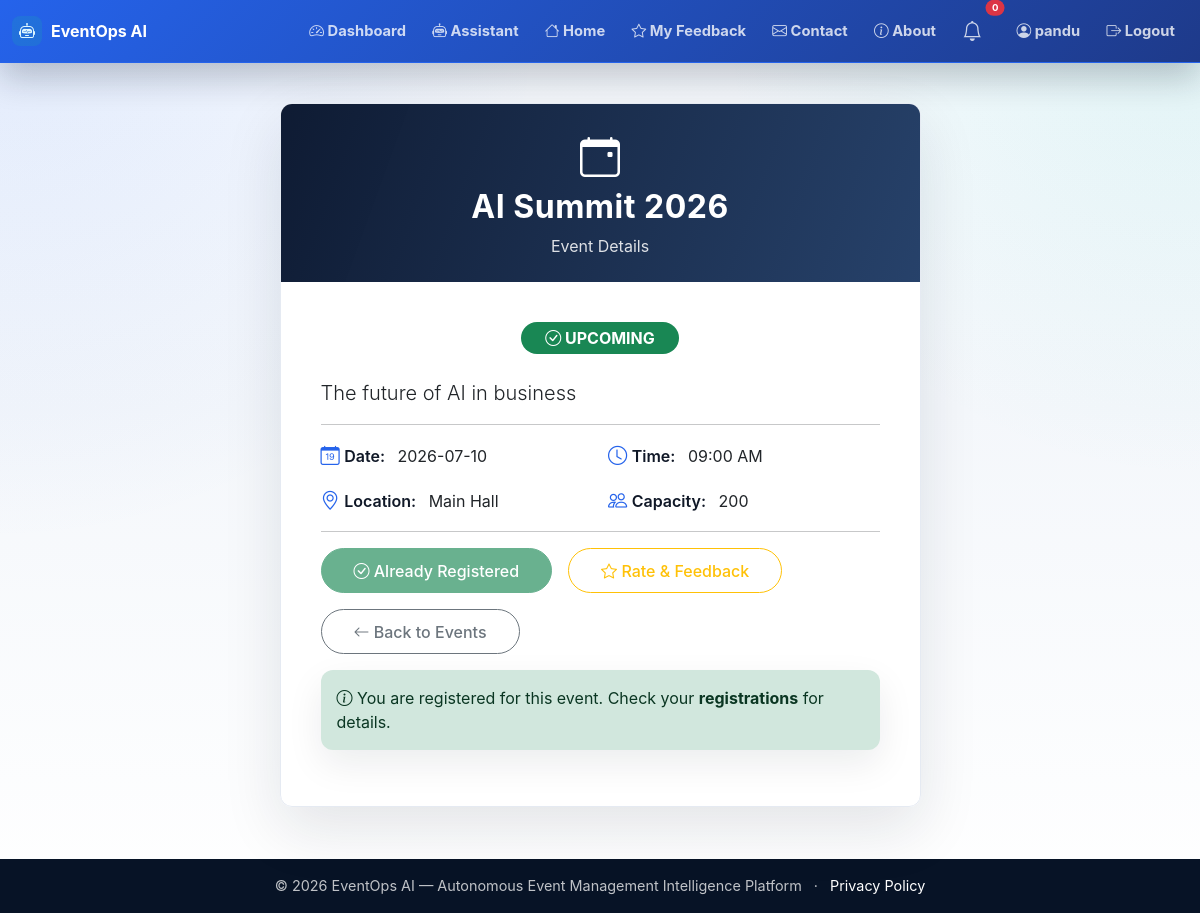
Screenshot of /event/1 (signed in) with the database file from the repository.
### app.py (models this page shows, shortened)
class User(UserMixin, db.Model):
    id = db.Column(db.Integer, primary_key=True)
    name = db.Column(db.String(100), nullable=False)
    email = db.Column(db.String(100), unique=True, nullable=False)
    password_hash = db.Column(db.String(200), nullable=False)
    role = db.Column(db.String(20), default='user')
    created_at = db.Column(db.DateTime, default=lambda: datetime.now(timezone.utc))

class Event(db.Model):
    id = db.Column(db.Integer, primary_key=True)
    title = db.Column(db.String(200), nullable=False)
    description = db.Column(db.Text)
    date = db.Column(db.String(50))
    time = db.Column(db.String(50))
    location = db.Column(db.String(200))
    capacity = db.Column(db.Integer)
    status = db.Column(db.String(20), default='upcoming')
    created_at = db.Column(db.DateTime, default=lambda: datetime.now(timezone.utc))

### app.py (the view)
@app.route('/event/<int:event_id>')
@login_required
def event_detail(event_id):
    event = Event.query.get_or_404(event_id)
    registered = Registration.query.filter_by(user_id=current_user.id, event_id=event_id).first() is not None
    return render_template('event_detail.html', event=event, registered=registered)

### app.py (called while the page is built)
@login_manager.user_loader
def load_user(user_id):
    return User.query.get(int(user_id))

### templates/event_detail.html (shortened to what this page needs)
{% extends "base.html" %}
{% block content %}
<div class="detail-wrapper">
    <div class="container">
        <div class="row justify-content-center">
            <div class="col-lg-8 col-xl-7">
                <div class="card detail-card">
                    <div class="card-header">
                        <i class="bi bi-calendar-event"></i>
                        <h2>{{ event.title }}</h2>
                        <p class="mb-0" style="opacity:0.85;">Event Details</p>
                    </div>
                    <div class="card-body">
                        <div class="text-center mb-4">
                            <span class="badge status-badge bg-{{ 'success' if event.status == 'upcoming' else 'warning' if event.status == 'ongoing' else 'secondary' }}">
                                <i class="bi bi-{{ 'check-circle' if event.status == 'upcoming' else 'clock' if event.status == 'ongoing' else 'x-circle' }}"></i>
                                {{ event.status|upper }}
                            </span>
                        </div>
                        <p class="lead">{{ event.description }}</p>
                        <hr>
                        <div class="row g-3">
                            <div class="col-sm-6">
                                <i class="bi bi-calendar-date detail-icon"></i>
                                <span class="detail-label">Date:</span> {{ event.date }}
                            </div>
                            <div class="col-sm-6">
                                <i class="bi bi-clock detail-icon"></i>
                                <span class="detail-label">Time:</span> {{ event.time }}
                            </div>
                            <div class="col-sm-6">
                                <i class="bi bi-geo-alt detail-icon"></i>
                                <span class="detail-label">Location:</span> {{ event.location }}
                            </div>
                            <div class="col-sm-6">
                                <i class="bi bi-people detail-icon"></i>
                                <span class="detail-label">Capacity:</span> {{ event.capacity }}
                            </div>
                        </div>
                        <hr>
                        <div class="action-buttons d-flex flex-wrap gap-3 mt-3">
                            {% if registered %}
                                <span class="btn btn-success disabled">
                                    <i class="bi bi-check-circle"></i> Already Registered
                                </span>
                            {% elif event.status == 'upcoming' %}
                                <a href="{{ url_for('user_register_event') }}" class="btn btn-primary">
                                    <i class="bi bi-person-plus"></i> Register Now
                                </a>
                            {% else %}
                                <span class="btn btn-secondary disabled">
                                    <i class="bi bi-x-circle"></i> Registration Closed
                                </span>
                            {% endif %}
                            <a href="{{ url_for('feedback', event_id=event.id) }}" class="btn btn-outline-warning">
                                <i class="bi bi-star"></i> Rate & Feedback
                            </a>
                            <a href="{{ url_for('browse_events') }}" class="btn btn-outline-secondary">
                                <i class="bi bi-arrow-left"></i> Back to Events
                            </a>
                        </div>
                        {% if registered %}
                        <div class="alert alert-success mt-3">
                            <i class="bi bi-info-circle"></i> You are registered for this event. Check your <a href="{{ url_for('user_my_registrations') }}" class="alert-link">registrations</a> for details.
                        </div>
                        {% endif %}
                    </div>
                </div>
            </div>
        </div>
    </div>
</div>
{% endblock %}

### templates/base.html (shortened to what this page needs)
<!DOCTYPE html>
<html lang="en">
<head>
<link href="https://cdn.jsdelivr.net/npm/bootstrap@5.3.0/dist/css/bootstrap.min.css" rel="stylesheet">
<link rel="stylesheet" href="https://cdn.jsdelivr.net/npm/bootstrap-icons@1.11.0/font/bootstrap-icons.css">
<link rel="stylesheet" href="{{ url_for('static', filename='css/style.css') }}">
</head>
<body>
<nav class="navbar navbar-expand-lg navbar-dark bg-primary shadow-sm">
<div class="container-fluid">
<a class="navbar-brand fw-bold" href="{{ url_for('index') }}">
<i class="bi bi-robot"></i>EventOps AI
</a>
<div class="collapse navbar-collapse" id="navbarNav">
<ul class="navbar-nav ms-auto align-items-lg-center">
                    {% if current_user.is_authenticated %}
<li class="nav-item">
<a class="nav-link" href="{{ url_for('dashboard') }}">
<i class="bi bi-speedometer2"></i> Dashboard
</a>
</li>
<li class="nav-item">
<a class="nav-link" href="{{ url_for('assistant_page') }}">
<i class="bi bi-robot"></i> Assistant
</a>
</li>
<li class="nav-item">
<a class="nav-link" href="{{ url_for('index') }}">
<i class="bi bi-house"></i> Home
</a>
</li>
<li class="nav-item">
<a class="nav-link" href="{{ url_for('feedback_list') }}">
<i class="bi bi-star"></i> My Feedback
</a>
</li>
<li class="nav-item">
<a class="nav-link" href="{{ url_for('contact') }}">
<i class="bi bi-envelope"></i> Contact
</a>
</li>
<li class="nav-item">
<a class="nav-link" href="{{ url_for('about') }}">
<i class="bi bi-info-circle"></i> About
</a>
</li>
<li class="nav-item position-relative me-2">
<a class="nav-link" href="#" title="Notifications" data-bs-toggle="dropdown">
<i class="bi bi-bell fs-5"></i>
<span class="position-absolute top-0 start-100 translate-middle badge rounded-pill bg-danger" style="font-size:0.6rem;">
                                    0
</span>
</a>
</li>
<li class="nav-item">
<a class="nav-link" href="{{ url_for('profile') }}">
<i class="bi bi-person-circle"></i> {{ current_user.name }}
</a>
</li>
<li class="nav-item">
<a class="nav-link" href="{{ url_for('logout') }}">
<i class="bi bi-box-arrow-right"></i> Logout
</a>
</li>
                    {% endif %}
</ul>
</div>
</div>
</nav>
<main class="container-fluid py-4">
        {% block content %}{% endblock %}
</main>
<footer class="footer bg-dark text-white py-3 mt-4">
<div class="container text-center">
<span>© 2026 EventOps AI — Autonomous Event Management Intelligence Platform</span>
<span class="mx-2" aria-hidden="true">·</span>
<a class="text-white" href="{{ url_for('privacy') }}">Privacy Policy</a>
</div>
</footer>
</body>
</html>

### static/css/style.css (style rules this page uses)
:root { --eo-ink: #101827; --eo-muted: #667085; --eo-bg: #f4f7fb; --eo-surface: #ffffff; --eo-line: #e5eaf2; --eo-navy: #071326; --eo-blue: #2563eb; --eo-indigo: #1e3a8a; --eo-teal: #14b8a6; --eo-amber: #f59e0b; --eo-rose: #e11d48; --eo-shadow: 0 22px 60px rgba(15, 23, 42, 0.11); --eo-soft-shadow: 0 14px 36px rgba(15, 23, 42, 0.08); }
* { letter-spacing: 0; }
html { scroll-behavior: smooth; }
body { min-height: 100vh; color: var(--eo-ink); background: radial-gradient(circle at top left, rgba(37, 99, 235, 0.10), transparent 34rem), radial-gradient(circle at top right, rgba(20, 184, 166, 0.10), transparent 30rem), linear-gradient(180deg, #f8fbff 0%, var(--eo-bg) 45%, #ffffff 100%); font-family: "Inter", "Segoe UI", system-ui, -apple-system, BlinkMacSystemFont, sans-serif; }
a { text-decoration: none; }
.navbar { min-height: 60px; border-bottom: 1px solid rgba(255, 255, 255, 0.12); background: linear-gradient(90deg, rgba(7, 19, 38, 0.98), rgba(15, 45, 90, 0.96)) !important; box-shadow: 0 14px 34px rgba(7, 19, 38, 0.24) !important; }
.navbar .container-fluid { width: min(1240px, calc(100% - 24px)); margin: 0 auto; padding-left: 0; padding-right: 0; }
.navbar-brand { display: inline-flex; align-items: center; gap: 9px; font-size: 1rem; }
.navbar-brand i { display: inline-flex; width: 30px; height: 30px; align-items: center; justify-content: center; border-radius: 8px; color: #dff7ff; background: rgba(20, 184, 166, 0.18); }
.navbar-dark .navbar-nav .nav-link { border-radius: 999px; color: rgba(255, 255, 255, 0.78); font-size: 0.92rem; font-weight: 650; padding: 0.5rem 0.82rem; transition: background 0.2s ease, color 0.2s ease, transform 0.2s ease; }
main.container-fluid { width: min(1240px, calc(100% - 24px)); min-height: calc(100vh - 138px); margin: 0 auto; padding: 24px 0 0 !important; }
.alert { border: 0; border-radius: 12px; box-shadow: var(--eo-soft-shadow); }
.dropdown-menu, .modal-content, .list-group-item, .table, .card { border-color: var(--eo-line) !important; }
.card { border-radius: 12px !important; background: rgba(255, 255, 255, 0.96); box-shadow: var(--eo-soft-shadow); }
.btn { border-radius: 999px; font-weight: 750; box-shadow: none !important; }
.btn-primary, .bg-primary { background: linear-gradient(135deg, var(--eo-blue), var(--eo-indigo)) !important; border-color: var(--eo-blue) !important; }
.footer { margin-top: 36px !important; background: #071326 !important; color: rgba(255, 255, 255, 0.74) !important; font-size: 0.9rem; }

### templates/event_detail.html (style rules this page uses)
.detail-wrapper { min-height: 80vh; background: linear-gradient(145deg, #f0f4ff 0%, #e6edf7 100%); padding: 2rem 0; }
.detail-card { border: none; border-radius: 2rem; background: rgba(255, 255, 255, 0.85); backdrop-filter: blur(10px); box-shadow: 0 20px 60px rgba(13, 110, 253, 0.15); transition: transform 0.3s ease; overflow: hidden; }
.detail-card .card-header { background: linear-gradient(135deg, #0d6efd, #6610f2); color: white; padding: 1.5rem 2rem; border: none; text-align: center; }
.detail-card .card-header h2 { font-weight: 700; letter-spacing: 0.5px; }
.detail-card .card-header i { font-size: 2.5rem; margin-bottom: 0.3rem; }
.detail-card .card-body { padding: 2.5rem 2.5rem; }
.status-badge { font-size: 1rem; padding: 0.5rem 1.5rem; border-radius: 30px; }
.detail-icon { color: #0d6efd; width: 1.8rem; font-size: 1.2rem; text-align: center; }
.detail-label { font-weight: 600; color: #495057; margin-right: 0.5rem; }
.action-buttons .btn { border-radius: 50px; padding: 0.6rem 2rem; font-weight: 500; transition: all 0.2s ease; }
.detail-wrapper { background: transparent; padding: 1rem 0; }
.detail-card { border: 1px solid var(--eo-line); border-radius: 20px; background: rgba(255, 255, 255, 0.96); box-shadow: var(--eo-shadow); }
.detail-card .card-header { background: linear-gradient(110deg, rgba(5, 18, 43, 0.96), rgba(15, 45, 90, 0.90)); }
.detail-icon { color: var(--eo-blue); }
.detail-label { color: var(--eo-ink); }

### rows the page displays
User: name "pandu"
Event: title "AI Summit 2026", status "UPCOMING", description "The future of AI in business", date "2026-07-10", time "09:00 AM", location "Main Hall", capacity "200"
